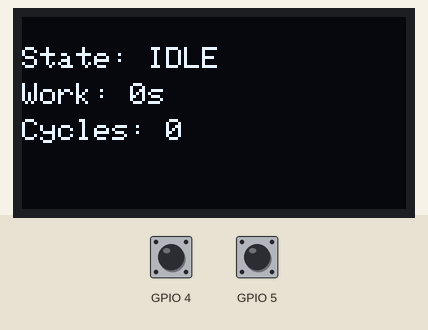
This sketch was run on a simulated ESP32. Shown: 128×64 one-colour display. The test bench sets the inputs (shaded band); at power-on: GPIO 5 HIGH, GPIO 4 HIGH. WiFi joins after 1.5 s; servers stay silent unless stated; random numbers use the default seed unless the sketch sets one; no MQTT or app messages arrive unless stated; what the sketch prints to the serial monitor is not drawn.

Above: at 3.3 s.
3.4 s: GPIO 5 pulled LOW for 0.15 s
At 4.0 s:
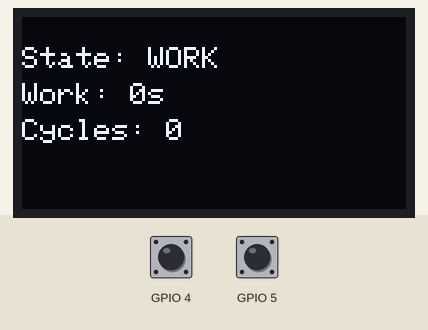
6.5 s: GPIO 4 pulled LOW for 0.15 s
At 7.4 s:
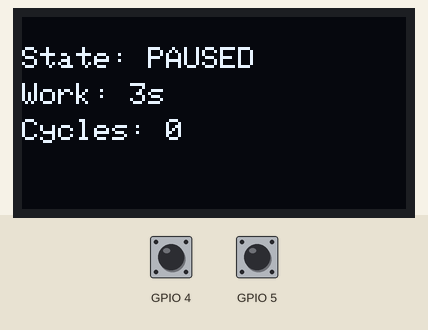
8.1 s: GPIO 4 pulled LOW for 1 s
At 8.5 s:
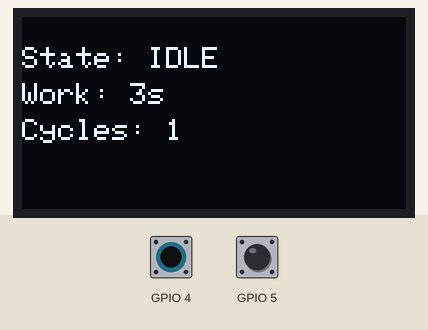
10.6 s: GPIO 5 pulled LOW for 1 s
At 11.8 s:
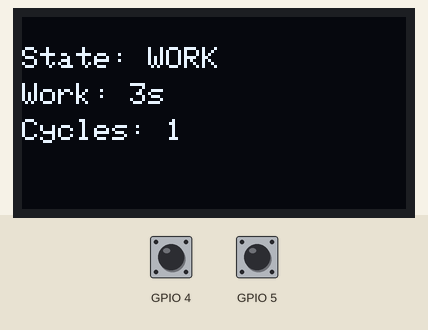
Timing chart, 0 to 13.6 s (numbered marks = the images above; inputs shaded):
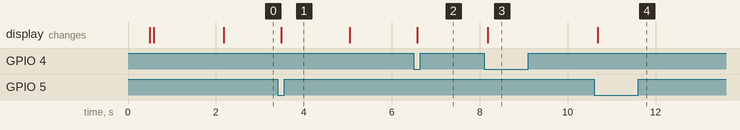

Measured:
- after the input at 3.4 s, the display: changes after 0.09 s (image 1)
- after the input at 6.5 s, the display: changes after 0.08 s (image 2)
- after the input at 8.1 s, the display: changes after 0.08 s (image 3)
- after the input at 10.6 s, the display: changes after 0.08 s (image 4)

The sketch:

sketch.ino
```cpp
#include <WiFi.h>
#include <PubSubClient.h>
#include <Wire.h>
#include <Adafruit_GFX.h>
#include <Adafruit_SSD1306.h>

// ============================
//  CONFIGURAÇÕES WI-FI
// ============================
const char* WIFI_SSID     = "Wokwi-GUEST";
const char* WIFI_PASSWORD = "";

// ============================
//  CONFIGURAÇÕES MQTT / FIWARE
// ============================

const char* MQTT_SERVER = "135.237.151.16";
const int   MQTT_PORT   = 1883;

// Dados compatíveis com o IoT Agent UL
const char* API_KEY   = "4jggokgpepnvsb2uv4s40d59ov";
const char* DEVICE_ID = "productivity001";

// Tópicos MQTT (padrão IoT Agent UL MQTT)
// /ul/<apiKey>/<deviceId>/attrs   -> medidas (device -> IoT Agent)
// /<apiKey>/<deviceId>/cmd        -> comandos (IoT Agent -> device)
// /<apiKey>/<deviceId>/cmdexe     -> ack de comando (device -> IoT Agent)
String topic_attrs  = String("/ul/") + API_KEY + "/" + DEVICE_ID + "/attrs";
String topic_cmd    = String("/")   + API_KEY + "/" + DEVICE_ID + "/cmd";
// *** Corrigido: sem /ul no cmdexe ***
String topic_cmdexe = String("/")   + API_KEY + "/" + DEVICE_ID + "/cmdexe";

// ============================
//  DISPLAY OLED (SSD1306 I2C)
// ============================
Adafruit_SSD1306 display(128, 64, &Wire, -1);

// ============================
//  BOTÕES (pinos do Wokwi)
// ============================
struct Button {
  int pin;
  bool currentState;
  bool previousState;
  unsigned long lastChangeMs;
};

Button greenBtn = {5, HIGH, HIGH, 0}; // start / resume
Button redBtn   = {4, HIGH, HIGH, 0}; // pause / stop

const unsigned long DEBOUNCE_MS = 50;

// ============================
//  ESTADOS DA LÂMPADA
// ============================
enum DeviceState { IDLE, WORK, PAUSED };
DeviceState currentState = IDLE;

unsigned long lastStateChangeMs = 0;
unsigned long lastWorkTickMs    = 0;
unsigned long lastPublishMs     = 0;

unsigned long workSeconds       = 0;
unsigned int  cyclesCompleted   = 0;

// ============================
//  MQTT / WiFi clients
// ============================
WiFiClient espClient;
PubSubClient mqttClient(espClient);

// ============================
//  FUNÇÕES DE DISPLAY
// ============================
void oledMessage(const char* l1, const char* l2 = "", const char* l3 = "") {
  display.clearDisplay();
  display.setTextSize(1);
  display.setTextColor(SSD1306_WHITE);

  int y = 10;
  display.setCursor(0, y);       display.println(l1);
  display.setCursor(0, y + 12);  display.println(l2);
  display.setCursor(0, y + 24);  display.println(l3);

  display.display();
}

void updateDisplayStatus() {
  const char* stateStr =
    (currentState == IDLE)  ? "IDLE" :
    (currentState == WORK)  ? "WORK" :
                              "PAUSED";

  char line1[20];
  char line2[20];
  char line3[20];

  snprintf(line1, sizeof(line1), "State: %s", stateStr);
  snprintf(line2, sizeof(line2), "Work: %lus", workSeconds);
  snprintf(line3, sizeof(line3), "Cycles: %u", cyclesCompleted);

  oledMessage(line1, line2, line3);
}

// ============================
//  WI-FI
// ============================
void connectWiFi() {
  Serial.print("Conectando ao WiFi ");
  Serial.println(WIFI_SSID);

  WiFi.begin(WIFI_SSID, WIFI_PASSWORD);
  while (WiFi.status() != WL_CONNECTED) {
    delay(500);
    Serial.print(".");
  }
  Serial.println("\nWiFi conectado!");
  Serial.print("IP: ");
  Serial.println(WiFi.localIP());
}

// ============================
//  PUBLICAÇÃO ULTRALIGHT
// ============================
// UL payload: state|WORK|work_seconds|123|cycles_completed|2|uptime_seconds|456
void publishStatus() {
  unsigned long nowMs = millis();
  unsigned long uptimeSeconds = nowMs / 1000;

  const char* stateStr =
    (currentState == IDLE)  ? "IDLE" :
    (currentState == WORK)  ? "WORK" :
                              "PAUSED";

  String payload = "";
  payload += "state|";             payload += stateStr;
  payload += "|work_seconds|";     payload += String(workSeconds);
  payload += "|cycles_completed|"; payload += String(cyclesCompleted);
  payload += "|uptime_seconds|";   payload += String(uptimeSeconds);

  bool ok = mqttClient.publish(topic_attrs.c_str(), payload.c_str());
  Serial.print("Publish attrs [");
  Serial.print(topic_attrs);
  Serial.print("] = ");
  Serial.print(payload);
  Serial.println(ok ? "  OK" : "  FAIL");
}

// ============================
//  MÁQUINA DE ESTADOS
// ============================
void changeState(DeviceState newState, const char* reason) {
  if (newState == currentState) return;

  Serial.print("Estado: ");
  if (currentState == IDLE)  Serial.print("IDLE");
  if (currentState == WORK)  Serial.print("WORK");
  if (currentState == PAUSED)Serial.print("PAUSED");
  Serial.print(" -> ");
  if (newState == IDLE)      Serial.print("IDLE");
  if (newState == WORK)      Serial.print("WORK");
  if (newState == PAUSED)    Serial.print("PAUSED");
  Serial.print(" [");
  Serial.print(reason);
  Serial.println("]");

  // Regra de ciclo:
  // se estávamos em WORK ou PAUSED, voltamos para IDLE
  // e já houve tempo de trabalho, conta 1 ciclo
  if ((currentState == WORK || currentState == PAUSED) &&
      newState == IDLE &&
      workSeconds > 0) {
    cyclesCompleted++;
  }

  currentState = newState;
  lastStateChangeMs = millis();
  updateDisplayStatus();
  publishStatus();
}

// ============================
//  CALLBACK MQTT (comandos)
// ============================
// Esperado no tópico /<apiKey>/<deviceId>/cmd
// Exemplo de payload UL:
//   productivity001@start|
//   productivity001@pause|
//   productivity001@reset|
void mqttCallback(char* topic, byte* payload, unsigned int length) {
  String t = String(topic);
  String msg;
  for (unsigned int i = 0; i < length; i++) {
    msg += (char)payload[i];
  }

  Serial.print("MQTT msg em [");
  Serial.print(t);
  Serial.print("]: ");
  Serial.println(msg);

  if (t != topic_cmd) {
    return;
  }

  int atPos   = msg.indexOf('@');
  int pipePos = msg.indexOf('|', atPos + 1);

  if (atPos < 0 || pipePos < 0) {
    Serial.println("Comando mal formatado (esperado device@cmd|)");
    return;
  }

  String dev = msg.substring(0, atPos);
  String cmd = msg.substring(atPos + 1, pipePos);

  if (dev != String(DEVICE_ID)) {
    Serial.println("Comando para outro device: " + dev);
    return;
  }

  // Executa o comando
  if (cmd == "start") {
    changeState(WORK, "remote_start");
  } else if (cmd == "pause") {
    if (currentState == WORK) {
      changeState(PAUSED, "remote_pause");
    }
  } else if (cmd == "resume") {
    if (currentState == PAUSED) {
      changeState(WORK, "remote_resume");
    }
  } else if (cmd == "stop") {
    changeState(IDLE, "remote_stop");
  } else if (cmd == "reset") {
    workSeconds     = 0;
    cyclesCompleted = 0;
    changeState(IDLE, "remote_reset");
  } else {
    Serial.println("Comando desconhecido: " + cmd);
  }

  // Envia ACK pro IoT Agent UL (conteúdo vira <cmd>_info)
  String ack = "";
  ack += DEVICE_ID;
  ack += "@";
  ack += cmd;
  ack += "|OK";

  bool ok = mqttClient.publish(topic_cmdexe.c_str(), ack.c_str());
  Serial.print("ACK comando [");
  Serial.print(topic_cmdexe);
  Serial.print("] = ");
  Serial.print(ack);
  Serial.println(ok ? "  OK" : "  FAIL");
}

// ============================
//  CONEXÃO MQTT
// ============================
void connectMQTT() {
  while (!mqttClient.connected()) {
    Serial.print("Conectando ao MQTT em ");
    Serial.print(MQTT_SERVER);
    Serial.print(":");
    Serial.println(MQTT_PORT);

    String clientId = "ESP32-" + String(random(0xffff), HEX);

    if (mqttClient.connect(clientId.c_str())) {
      Serial.println("MQTT conectado!");
      mqttClient.subscribe(topic_cmd.c_str());
      Serial.print("Assinado em: ");
      Serial.println(topic_cmd);
      // Publica um status inicial
      publishStatus();
    } else {
      Serial.print("Falha MQTT, rc=");
      Serial.print(mqttClient.state());
      Serial.println(" tentando novamente em 2s...");
      delay(2000);
    }
  }
}

// ============================
//  LEITURA DOS BOTÕES
// ============================
void checkButton(Button &btn) {
  bool reading = digitalRead(btn.pin);
  unsigned long now = millis();

  if (reading != btn.previousState) {
    btn.lastChangeMs = now;
    btn.previousState = reading;
  }

  if ((now - btn.lastChangeMs) > DEBOUNCE_MS) {
    if (reading != btn.currentState) {
      btn.currentState = reading;

      // Botões com pull-up: LOW = pressionado
      if (btn.currentState == LOW) {
        if (btn.pin == greenBtn.pin) {
          // Botão verde: start/resume
          if (currentState == IDLE) {
            changeState(WORK, "local_start");
          } else if (currentState == PAUSED) {
            changeState(WORK, "local_resume");
          }
        } else if (btn.pin == redBtn.pin) {
          // Botão vermelho: pause/stop
          if (currentState == WORK) {
            changeState(PAUSED, "local_pause");
          } else if (currentState == PAUSED || currentState == IDLE) {
            changeState(IDLE, "local_stop");
          }
        }
      }
    }
  }
}

// ============================
//  SETUP
// ============================
void setup() {
  Serial.begin(115200);
  delay(500);

  // Display
  if (!display.begin(SSD1306_SWITCHCAPVCC, 0x3C)) {
    Serial.println("Falha ao iniciar o display SSD1306");
    for (;;); // trava
  }
  display.clearDisplay();
  display.display();

  oledMessage("DevBalance", "Inicializando...", "");

  // Botões (pull-up interno)
  pinMode(greenBtn.pin, INPUT_PULLUP);
  pinMode(redBtn.pin,   INPUT_PULLUP);

  // WiFi
  connectWiFi();

  // MQTT
  mqttClient.setServer(MQTT_SERVER, MQTT_PORT);
  mqttClient.setCallback(mqttCallback);

  connectMQTT();

  currentState = IDLE;
  lastStateChangeMs = millis();
  lastWorkTickMs    = millis();
  updateDisplayStatus();
}

// ============================
//  LOOP PRINCIPAL
// ============================
void loop() {
  if (WiFi.status() != WL_CONNECTED) {
    connectWiFi();
  }

  if (!mqttClient.connected()) {
    connectMQTT();
  }

  mqttClient.loop();

  // Atualiza workSeconds enquanto está em WORK
  unsigned long now = millis();
  if (currentState == WORK) {
    if (now - lastWorkTickMs >= 1000) {
      workSeconds++;
      lastWorkTickMs = now;
    }
  } else {
    lastWorkTickMs = now;
  }

  // Checa botões
  checkButton(greenBtn);
  checkButton(redBtn);

  // Publica status a cada 5 segundos
  if (now - lastPublishMs >= 5000) {
    lastPublishMs = now;
    publishStatus();
    updateDisplayStatus();
  }

  delay(10);
}
```
